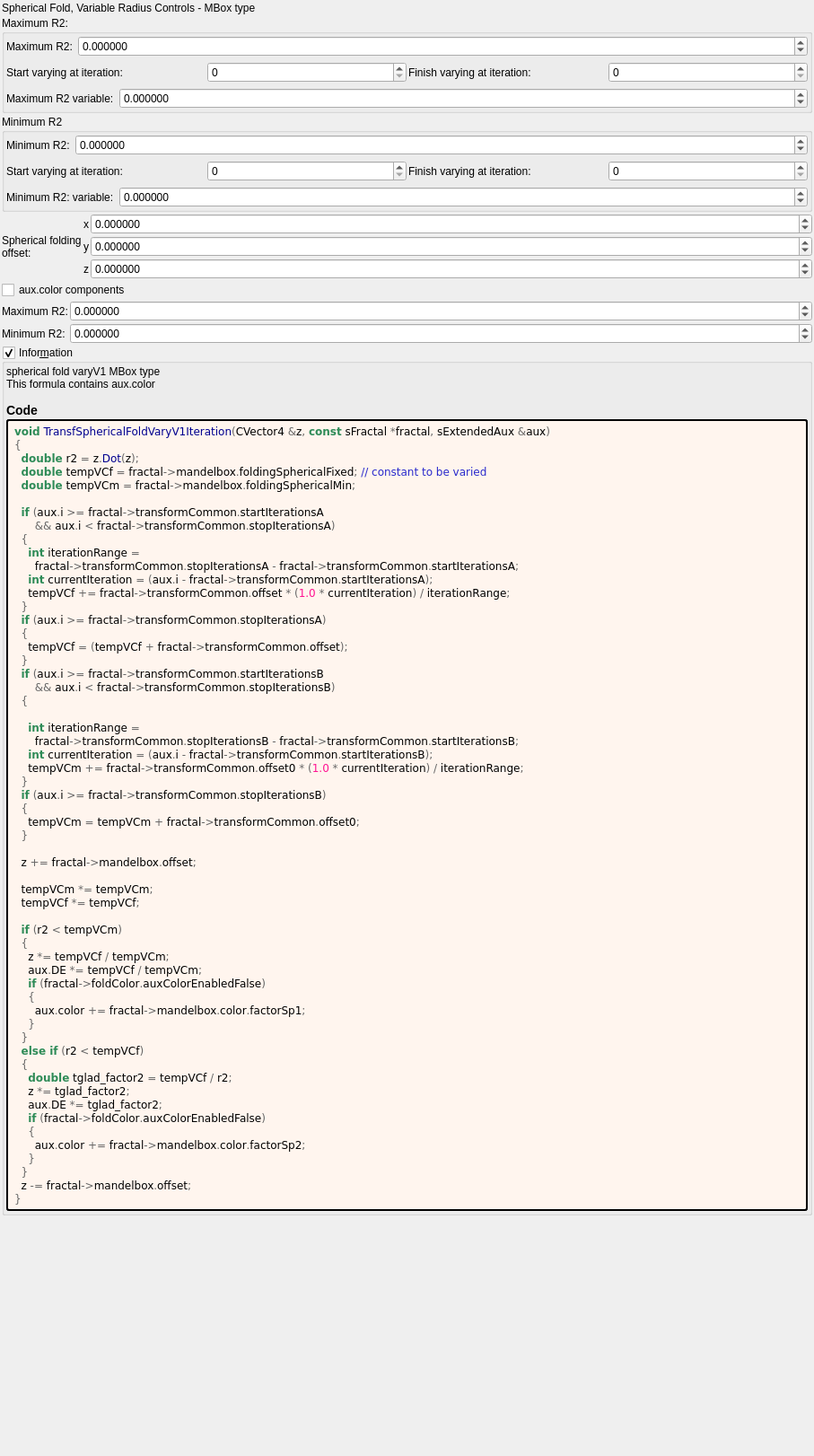
<?xml version="1.0" encoding="UTF-8"?>
<ui version="4.0">
 <class>transf_spherical_fold_vary_v1</class>
 <widget class="QWidget" name="Form">
  <property name="geometry">
   <rect>
    <x>0</x>
    <y>0</y>
    <width>907</width>
    <height>1622</height>
   </rect>
  </property>
  <property name="windowTitle">
   <string notr="true">transf_spherical_fold_vary_v1</string>
  </property>
  <layout class="QVBoxLayout" name="verticalLayout">
   <property name="spacing">
    <number>2</number>
   </property>
   <property name="leftMargin">
    <number>2</number>
   </property>
   <property name="topMargin">
    <number>2</number>
   </property>
   <property name="rightMargin">
    <number>2</number>
   </property>
   <property name="bottomMargin">
    <number>2</number>
   </property>
   <item>
    <widget class="QLabel" name="label_17">
     <property name="text">
      <string>Spherical Fold, Variable Radius Controls - MBox type</string>
     </property>
     <property name="wordWrap">
      <bool>true</bool>
     </property>
    </widget>
   </item>
   <item>
    <widget class="QGroupBox" name="groupBox">
     <property name="title">
      <string>Maximum R2:</string>
     </property>
     <layout class="QVBoxLayout" name="verticalLayout_3">
      <property name="leftMargin">
       <number>2</number>
      </property>
      <property name="topMargin">
       <number>2</number>
      </property>
      <property name="rightMargin">
       <number>2</number>
      </property>
      <property name="bottomMargin">
       <number>2</number>
      </property>
      <item>
       <layout class="QGridLayout" name="gridLayout_3" columnstretch="0,1">
        <item row="1" column="1">
         <widget class="MyDoubleSpinBox" name="spinbox_mandelbox_folding_fixed_radius">
          <property name="sizePolicy">
           <sizepolicy hsizetype="Minimum" vsizetype="Maximum">
            <horstretch>0</horstretch>
            <verstretch>0</verstretch>
           </sizepolicy>
          </property>
          <property name="prefix">
           <string/>
          </property>
          <property name="suffix">
           <string/>
          </property>
          <property name="decimals">
           <number>6</number>
          </property>
          <property name="minimum">
           <double>-99.989999999999995</double>
          </property>
          <property name="maximum">
           <double>99.989999999999995</double>
          </property>
          <property name="singleStep">
           <double>0.100000000000000</double>
          </property>
         </widget>
        </item>
        <item row="1" column="0">
         <widget class="QLabel" name="label_18">
          <property name="text">
           <string>Maximum R2:</string>
          </property>
         </widget>
        </item>
       </layout>
      </item>
      <item>
       <layout class="QGridLayout" name="gridLayout_37">
        <property name="spacing">
         <number>2</number>
        </property>
        <item row="0" column="2">
         <widget class="QLabel" name="label_170">
          <property name="text">
           <string>Finish varying at iteration:</string>
          </property>
          <property name="wordWrap">
           <bool>true</bool>
          </property>
         </widget>
        </item>
        <item row="0" column="0">
         <widget class="QLabel" name="label_172">
          <property name="text">
           <string>Start varying at iteration:</string>
          </property>
          <property name="wordWrap">
           <bool>true</bool>
          </property>
         </widget>
        </item>
        <item row="0" column="3">
         <widget class="MySpinBox" name="spinboxInt_transf_stop_iterations_A">
          <property name="sizePolicy">
           <sizepolicy hsizetype="Minimum" vsizetype="Maximum">
            <horstretch>0</horstretch>
            <verstretch>0</verstretch>
           </sizepolicy>
          </property>
          <property name="maximum">
           <number>999</number>
          </property>
         </widget>
        </item>
        <item row="0" column="1">
         <widget class="MySpinBox" name="spinboxInt_transf_start_iterations_A">
          <property name="sizePolicy">
           <sizepolicy hsizetype="Minimum" vsizetype="Maximum">
            <horstretch>0</horstretch>
            <verstretch>0</verstretch>
           </sizepolicy>
          </property>
          <property name="maximum">
           <number>999</number>
          </property>
         </widget>
        </item>
       </layout>
      </item>
      <item>
       <layout class="QGridLayout" name="gridLayout" columnstretch="0,1">
        <item row="0" column="0">
         <widget class="QLabel" name="label_82">
          <property name="text">
           <string>Maximum R2 variable:</string>
          </property>
         </widget>
        </item>
        <item row="0" column="1">
         <widget class="MyDoubleSpinBox" name="spinbox_transf_offset">
          <property name="sizePolicy">
           <sizepolicy hsizetype="Minimum" vsizetype="Maximum">
            <horstretch>0</horstretch>
            <verstretch>0</verstretch>
           </sizepolicy>
          </property>
          <property name="prefix">
           <string/>
          </property>
          <property name="suffix">
           <string/>
          </property>
          <property name="decimals">
           <number>6</number>
          </property>
          <property name="minimum">
           <double>-99.989999999999995</double>
          </property>
          <property name="maximum">
           <double>99.989999999999995</double>
          </property>
          <property name="singleStep">
           <double>0.100000000000000</double>
          </property>
         </widget>
        </item>
       </layout>
      </item>
     </layout>
    </widget>
   </item>
   <item>
    <widget class="QGroupBox" name="groupBox_2">
     <property name="title">
      <string>Minimum R2</string>
     </property>
     <layout class="QVBoxLayout" name="verticalLayout_4">
      <property name="leftMargin">
       <number>2</number>
      </property>
      <property name="topMargin">
       <number>2</number>
      </property>
      <property name="rightMargin">
       <number>2</number>
      </property>
      <property name="bottomMargin">
       <number>2</number>
      </property>
      <item>
       <layout class="QGridLayout" name="gridLayout_2" columnstretch="0,1">
        <item row="0" column="1">
         <widget class="MyDoubleSpinBox" name="spinbox_mandelbox_folding_min_radius">
          <property name="sizePolicy">
           <sizepolicy hsizetype="Minimum" vsizetype="Maximum">
            <horstretch>0</horstretch>
            <verstretch>0</verstretch>
           </sizepolicy>
          </property>
          <property name="prefix">
           <string/>
          </property>
          <property name="suffix">
           <string/>
          </property>
          <property name="decimals">
           <number>6</number>
          </property>
          <property name="minimum">
           <double>-99.989999999999995</double>
          </property>
          <property name="maximum">
           <double>99.989999999999995</double>
          </property>
          <property name="singleStep">
           <double>0.100000000000000</double>
          </property>
         </widget>
        </item>
        <item row="0" column="0">
         <widget class="QLabel" name="label_47">
          <property name="text">
           <string>Minimum R2:</string>
          </property>
         </widget>
        </item>
       </layout>
      </item>
      <item>
       <layout class="QGridLayout" name="gridLayout_36">
        <property name="spacing">
         <number>2</number>
        </property>
        <item row="0" column="3">
         <widget class="MySpinBox" name="spinboxInt_transf_stop_iterations_B">
          <property name="sizePolicy">
           <sizepolicy hsizetype="Minimum" vsizetype="Maximum">
            <horstretch>0</horstretch>
            <verstretch>0</verstretch>
           </sizepolicy>
          </property>
          <property name="maximum">
           <number>999</number>
          </property>
         </widget>
        </item>
        <item row="0" column="0">
         <widget class="QLabel" name="label_171">
          <property name="text">
           <string>Start varying at iteration:</string>
          </property>
          <property name="wordWrap">
           <bool>true</bool>
          </property>
         </widget>
        </item>
        <item row="0" column="1">
         <widget class="MySpinBox" name="spinboxInt_transf_start_iterations_B">
          <property name="sizePolicy">
           <sizepolicy hsizetype="Minimum" vsizetype="Maximum">
            <horstretch>0</horstretch>
            <verstretch>0</verstretch>
           </sizepolicy>
          </property>
          <property name="maximum">
           <number>999</number>
          </property>
         </widget>
        </item>
        <item row="0" column="2">
         <widget class="QLabel" name="label_169">
          <property name="text">
           <string>Finish varying at iteration:</string>
          </property>
          <property name="wordWrap">
           <bool>true</bool>
          </property>
         </widget>
        </item>
       </layout>
      </item>
      <item>
       <layout class="QGridLayout" name="gridLayout_4" columnstretch="0,1">
        <item row="0" column="0">
         <widget class="QLabel" name="label_81">
          <property name="text">
           <string>Minimum R2: variable:</string>
          </property>
         </widget>
        </item>
        <item row="0" column="1">
         <widget class="MyDoubleSpinBox" name="spinbox_transf_offset_0">
          <property name="sizePolicy">
           <sizepolicy hsizetype="Minimum" vsizetype="Maximum">
            <horstretch>0</horstretch>
            <verstretch>0</verstretch>
           </sizepolicy>
          </property>
          <property name="prefix">
           <string/>
          </property>
          <property name="suffix">
           <string/>
          </property>
          <property name="decimals">
           <number>6</number>
          </property>
          <property name="minimum">
           <double>-99.989999999999995</double>
          </property>
          <property name="maximum">
           <double>99.989999999999995</double>
          </property>
          <property name="singleStep">
           <double>0.100000000000000</double>
          </property>
         </widget>
        </item>
       </layout>
      </item>
     </layout>
    </widget>
   </item>
   <item>
    <layout class="QGridLayout" name="gridLayout_16" columnstretch="0,0,1">
     <property name="spacing">
      <number>2</number>
     </property>
     <item row="2" column="2">
      <widget class="MyDoubleSpinBox" name="spinbox3_mandelbox_offset_z">
       <property name="sizePolicy">
        <sizepolicy hsizetype="Minimum" vsizetype="Maximum">
         <horstretch>0</horstretch>
         <verstretch>0</verstretch>
        </sizepolicy>
       </property>
       <property name="prefix">
        <string/>
       </property>
       <property name="suffix">
        <string/>
       </property>
       <property name="decimals">
        <number>6</number>
       </property>
       <property name="minimum">
        <double>-100.000000000000000</double>
       </property>
       <property name="maximum">
        <double>100.000000000000000</double>
       </property>
       <property name="singleStep">
        <double>0.100000000000000</double>
       </property>
      </widget>
     </item>
     <item row="2" column="1">
      <widget class="QLabel" name="label_117">
       <property name="sizePolicy">
        <sizepolicy hsizetype="Preferred" vsizetype="Preferred">
         <horstretch>0</horstretch>
         <verstretch>0</verstretch>
        </sizepolicy>
       </property>
       <property name="text">
        <string notr="true">z</string>
       </property>
       <property name="alignment">
        <set>Qt::AlignRight|Qt::AlignTrailing|Qt::AlignVCenter</set>
       </property>
      </widget>
     </item>
     <item row="0" column="0" rowspan="3">
      <widget class="QLabel" name="label_15">
       <property name="text">
        <string>Spherical folding
offset:</string>
       </property>
      </widget>
     </item>
     <item row="1" column="1">
      <widget class="QLabel" name="label_116">
       <property name="sizePolicy">
        <sizepolicy hsizetype="Preferred" vsizetype="Preferred">
         <horstretch>0</horstretch>
         <verstretch>0</verstretch>
        </sizepolicy>
       </property>
       <property name="text">
        <string notr="true">y</string>
       </property>
       <property name="alignment">
        <set>Qt::AlignRight|Qt::AlignTrailing|Qt::AlignVCenter</set>
       </property>
      </widget>
     </item>
     <item row="0" column="2">
      <widget class="MyDoubleSpinBox" name="spinbox3_mandelbox_offset_x">
       <property name="sizePolicy">
        <sizepolicy hsizetype="Minimum" vsizetype="Maximum">
         <horstretch>0</horstretch>
         <verstretch>0</verstretch>
        </sizepolicy>
       </property>
       <property name="prefix">
        <string/>
       </property>
       <property name="suffix">
        <string/>
       </property>
       <property name="decimals">
        <number>6</number>
       </property>
       <property name="minimum">
        <double>-100.000000000000000</double>
       </property>
       <property name="maximum">
        <double>100.000000000000000</double>
       </property>
       <property name="singleStep">
        <double>0.100000000000000</double>
       </property>
      </widget>
     </item>
     <item row="0" column="1">
      <widget class="QLabel" name="label_115">
       <property name="sizePolicy">
        <sizepolicy hsizetype="Preferred" vsizetype="Preferred">
         <horstretch>0</horstretch>
         <verstretch>0</verstretch>
        </sizepolicy>
       </property>
       <property name="text">
        <string notr="true">x</string>
       </property>
       <property name="alignment">
        <set>Qt::AlignRight|Qt::AlignTrailing|Qt::AlignVCenter</set>
       </property>
      </widget>
     </item>
     <item row="1" column="2">
      <widget class="MyDoubleSpinBox" name="spinbox3_mandelbox_offset_y">
       <property name="sizePolicy">
        <sizepolicy hsizetype="Minimum" vsizetype="Maximum">
         <horstretch>0</horstretch>
         <verstretch>0</verstretch>
        </sizepolicy>
       </property>
       <property name="prefix">
        <string/>
       </property>
       <property name="suffix">
        <string/>
       </property>
       <property name="decimals">
        <number>6</number>
       </property>
       <property name="minimum">
        <double>-100.000000000000000</double>
       </property>
       <property name="maximum">
        <double>100.000000000000000</double>
       </property>
       <property name="singleStep">
        <double>0.100000000000000</double>
       </property>
      </widget>
     </item>
    </layout>
   </item>
   <item>
    <layout class="QGridLayout" name="gridLayout_6" columnstretch="0,1">
     <property name="spacing">
      <number>2</number>
     </property>
     <item row="2" column="0">
      <widget class="QLabel" name="label_29">
       <property name="text">
        <string>Maximum R2:</string>
       </property>
      </widget>
     </item>
     <item row="0" column="0" colspan="2">
      <widget class="QCheckBox" name="checkBox_fold_color_aux_color_enabled_false">
       <property name="text">
        <string notr="true">aux.color components</string>
       </property>
      </widget>
     </item>
     <item row="2" column="1">
      <widget class="MyDoubleSpinBox" name="spinbox_mandelbox_color_Sp2">
       <property name="sizePolicy">
        <sizepolicy hsizetype="Minimum" vsizetype="Maximum">
         <horstretch>0</horstretch>
         <verstretch>0</verstretch>
        </sizepolicy>
       </property>
       <property name="prefix">
        <string/>
       </property>
       <property name="suffix">
        <string/>
       </property>
       <property name="decimals">
        <number>6</number>
       </property>
       <property name="minimum">
        <double>-100.000000000000000</double>
       </property>
       <property name="maximum">
        <double>100.000000000000000</double>
       </property>
       <property name="singleStep">
        <double>0.100000000000000</double>
       </property>
      </widget>
     </item>
     <item row="3" column="0">
      <widget class="QLabel" name="label_28">
       <property name="text">
        <string>Minimum R2:</string>
       </property>
      </widget>
     </item>
     <item row="3" column="1">
      <widget class="MyDoubleSpinBox" name="spinbox_mandelbox_color_Sp1">
       <property name="sizePolicy">
        <sizepolicy hsizetype="Minimum" vsizetype="Maximum">
         <horstretch>0</horstretch>
         <verstretch>0</verstretch>
        </sizepolicy>
       </property>
       <property name="prefix">
        <string/>
       </property>
       <property name="suffix">
        <string/>
       </property>
       <property name="decimals">
        <number>6</number>
       </property>
       <property name="minimum">
        <double>-100.000000000000000</double>
       </property>
       <property name="maximum">
        <double>100.000000000000000</double>
       </property>
       <property name="singleStep">
        <double>0.100000000000000</double>
       </property>
      </widget>
     </item>
    </layout>
   </item>
   <item>
    <widget class="MyGroupBox" name="groupCheck_info">
     <property name="title">
      <string>Infor&amp;mation</string>
     </property>
     <property name="flat">
      <bool>false</bool>
     </property>
     <property name="checkable">
      <bool>true</bool>
     </property>
     <layout class="QVBoxLayout" name="verticalLayout_2">
      <property name="spacing">
       <number>2</number>
      </property>
      <property name="leftMargin">
       <number>2</number>
      </property>
      <property name="topMargin">
       <number>2</number>
      </property>
      <property name="rightMargin">
       <number>2</number>
      </property>
      <property name="bottomMargin">
       <number>2</number>
      </property>
      <item>
       <widget class="QLabel" name="label_information_general">
        <property name="text">
         <string notr="true">&lt;p&gt;spherical fold varyV1 MBox type&lt;br&gt;This formula contains aux.color&lt;/p&gt;&lt;table&gt;
&lt;/table&gt;
&lt;h3&gt;Code&lt;/h3&gt;</string>
        </property>
        <property name="wordWrap">
         <bool>true</bool>
        </property>
        <property name="openExternalLinks">
         <bool>true</bool>
        </property>
        <property name="textInteractionFlags">
         <set>Qt::LinksAccessibleByMouse|Qt::TextSelectableByMouse</set>
        </property>
       </widget>
      </item>
      <item>
       <widget class="QLabel" name="label_code_content">
        <property name="styleSheet">
         <string notr="true">border-style: outset; border-width: 2px; border-radius: 3px; border-color: black; background-color: #fff5ee; padding: 4px;</string>
        </property>
        <property name="text">
         <string notr="true">&lt;body style=&quot;background-color:#fff5ee&quot;&gt;
&lt;pre style=&quot;color:#000000; background-color:#fff5ee;  font-family:'Courier New',monospace;&quot;&gt;&lt;span style=&quot;color:#2e8b57; font-weight:bold&quot;&gt;void&lt;/span&gt; &lt;span style=&quot;color:#00008f&quot;&gt;TransfSphericalFoldVaryV1Iteration&lt;/span&gt;&lt;span style=&quot;color:#676767&quot;&gt;(&lt;/span&gt;CVector4 &lt;span style=&quot;color:#676767&quot;&gt;&amp;amp;&lt;/span&gt;z&lt;span style=&quot;color:#676767&quot;&gt;,&lt;/span&gt; &lt;span style=&quot;color:#2e8b57; font-weight:bold&quot;&gt;const&lt;/span&gt; sFractal &lt;span style=&quot;color:#676767&quot;&gt;*&lt;/span&gt;fractal&lt;span style=&quot;color:#676767&quot;&gt;,&lt;/span&gt; sExtendedAux &lt;span style=&quot;color:#676767&quot;&gt;&amp;amp;&lt;/span&gt;aux&lt;span style=&quot;color:#676767&quot;&gt;)&lt;/span&gt;
&lt;span style=&quot;color:#676767&quot;&gt;{&lt;/span&gt;
  &lt;span style=&quot;color:#2e8b57; font-weight:bold&quot;&gt;double&lt;/span&gt; r2 &lt;span style=&quot;color:#676767&quot;&gt;=&lt;/span&gt; z&lt;span style=&quot;color:#676767&quot;&gt;.&lt;/span&gt;&lt;span style=&quot;color:#00008f&quot;&gt;Dot&lt;/span&gt;&lt;span style=&quot;color:#676767&quot;&gt;(&lt;/span&gt;z&lt;span style=&quot;color:#676767&quot;&gt;);&lt;/span&gt;
  &lt;span style=&quot;color:#2e8b57; font-weight:bold&quot;&gt;double&lt;/span&gt; tempVCf &lt;span style=&quot;color:#676767&quot;&gt;=&lt;/span&gt; fractal&lt;span style=&quot;color:#676767&quot;&gt;-&amp;gt;&lt;/span&gt;mandelbox&lt;span style=&quot;color:#676767&quot;&gt;.&lt;/span&gt;foldingSphericalFixed&lt;span style=&quot;color:#676767&quot;&gt;;&lt;/span&gt; &lt;span style=&quot;color:#2929cc&quot;&gt;// constant to be varied&lt;/span&gt;
  &lt;span style=&quot;color:#2e8b57; font-weight:bold&quot;&gt;double&lt;/span&gt; tempVCm &lt;span style=&quot;color:#676767&quot;&gt;=&lt;/span&gt; fractal&lt;span style=&quot;color:#676767&quot;&gt;-&amp;gt;&lt;/span&gt;mandelbox&lt;span style=&quot;color:#676767&quot;&gt;.&lt;/span&gt;foldingSphericalMin&lt;span style=&quot;color:#676767&quot;&gt;;&lt;/span&gt;

  &lt;span style=&quot;color:#2e8b57; font-weight:bold&quot;&gt;if&lt;/span&gt; &lt;span style=&quot;color:#676767&quot;&gt;(&lt;/span&gt;aux&lt;span style=&quot;color:#676767&quot;&gt;.&lt;/span&gt;i &lt;span style=&quot;color:#676767&quot;&gt;&amp;gt;=&lt;/span&gt; fractal&lt;span style=&quot;color:#676767&quot;&gt;-&amp;gt;&lt;/span&gt;transformCommon&lt;span style=&quot;color:#676767&quot;&gt;.&lt;/span&gt;startIterationsA
      &lt;span style=&quot;color:#676767&quot;&gt;&amp;amp;&amp;amp;&lt;/span&gt; aux&lt;span style=&quot;color:#676767&quot;&gt;.&lt;/span&gt;i &lt;span style=&quot;color:#676767&quot;&gt;&amp;lt;&lt;/span&gt; fractal&lt;span style=&quot;color:#676767&quot;&gt;-&amp;gt;&lt;/span&gt;transformCommon&lt;span style=&quot;color:#676767&quot;&gt;.&lt;/span&gt;stopIterationsA&lt;span style=&quot;color:#676767&quot;&gt;)&lt;/span&gt;
  &lt;span style=&quot;color:#676767&quot;&gt;{&lt;/span&gt;
    &lt;span style=&quot;color:#2e8b57; font-weight:bold&quot;&gt;int&lt;/span&gt; iterationRange &lt;span style=&quot;color:#676767&quot;&gt;=&lt;/span&gt;
      fractal&lt;span style=&quot;color:#676767&quot;&gt;-&amp;gt;&lt;/span&gt;transformCommon&lt;span style=&quot;color:#676767&quot;&gt;.&lt;/span&gt;stopIterationsA &lt;span style=&quot;color:#676767&quot;&gt;-&lt;/span&gt; fractal&lt;span style=&quot;color:#676767&quot;&gt;-&amp;gt;&lt;/span&gt;transformCommon&lt;span style=&quot;color:#676767&quot;&gt;.&lt;/span&gt;startIterationsA&lt;span style=&quot;color:#676767&quot;&gt;;&lt;/span&gt;
    &lt;span style=&quot;color:#2e8b57; font-weight:bold&quot;&gt;int&lt;/span&gt; currentIteration &lt;span style=&quot;color:#676767&quot;&gt;= (&lt;/span&gt;aux&lt;span style=&quot;color:#676767&quot;&gt;.&lt;/span&gt;i &lt;span style=&quot;color:#676767&quot;&gt;-&lt;/span&gt; fractal&lt;span style=&quot;color:#676767&quot;&gt;-&amp;gt;&lt;/span&gt;transformCommon&lt;span style=&quot;color:#676767&quot;&gt;.&lt;/span&gt;startIterationsA&lt;span style=&quot;color:#676767&quot;&gt;);&lt;/span&gt;
    tempVCf &lt;span style=&quot;color:#676767&quot;&gt;+=&lt;/span&gt; fractal&lt;span style=&quot;color:#676767&quot;&gt;-&amp;gt;&lt;/span&gt;transformCommon&lt;span style=&quot;color:#676767&quot;&gt;.&lt;/span&gt;offset &lt;span style=&quot;color:#676767&quot;&gt;* (&lt;/span&gt;&lt;span style=&quot;color:#ff1493&quot;&gt;1.0&lt;/span&gt; &lt;span style=&quot;color:#676767&quot;&gt;*&lt;/span&gt; currentIteration&lt;span style=&quot;color:#676767&quot;&gt;) /&lt;/span&gt; iterationRange&lt;span style=&quot;color:#676767&quot;&gt;;&lt;/span&gt;
  &lt;span style=&quot;color:#676767&quot;&gt;}&lt;/span&gt;
  &lt;span style=&quot;color:#2e8b57; font-weight:bold&quot;&gt;if&lt;/span&gt; &lt;span style=&quot;color:#676767&quot;&gt;(&lt;/span&gt;aux&lt;span style=&quot;color:#676767&quot;&gt;.&lt;/span&gt;i &lt;span style=&quot;color:#676767&quot;&gt;&amp;gt;=&lt;/span&gt; fractal&lt;span style=&quot;color:#676767&quot;&gt;-&amp;gt;&lt;/span&gt;transformCommon&lt;span style=&quot;color:#676767&quot;&gt;.&lt;/span&gt;stopIterationsA&lt;span style=&quot;color:#676767&quot;&gt;)&lt;/span&gt;
  &lt;span style=&quot;color:#676767&quot;&gt;{&lt;/span&gt;
    tempVCf &lt;span style=&quot;color:#676767&quot;&gt;= (&lt;/span&gt;tempVCf &lt;span style=&quot;color:#676767&quot;&gt;+&lt;/span&gt; fractal&lt;span style=&quot;color:#676767&quot;&gt;-&amp;gt;&lt;/span&gt;transformCommon&lt;span style=&quot;color:#676767&quot;&gt;.&lt;/span&gt;offset&lt;span style=&quot;color:#676767&quot;&gt;);&lt;/span&gt;
  &lt;span style=&quot;color:#676767&quot;&gt;}&lt;/span&gt;
  &lt;span style=&quot;color:#2e8b57; font-weight:bold&quot;&gt;if&lt;/span&gt; &lt;span style=&quot;color:#676767&quot;&gt;(&lt;/span&gt;aux&lt;span style=&quot;color:#676767&quot;&gt;.&lt;/span&gt;i &lt;span style=&quot;color:#676767&quot;&gt;&amp;gt;=&lt;/span&gt; fractal&lt;span style=&quot;color:#676767&quot;&gt;-&amp;gt;&lt;/span&gt;transformCommon&lt;span style=&quot;color:#676767&quot;&gt;.&lt;/span&gt;startIterationsB
      &lt;span style=&quot;color:#676767&quot;&gt;&amp;amp;&amp;amp;&lt;/span&gt; aux&lt;span style=&quot;color:#676767&quot;&gt;.&lt;/span&gt;i &lt;span style=&quot;color:#676767&quot;&gt;&amp;lt;&lt;/span&gt; fractal&lt;span style=&quot;color:#676767&quot;&gt;-&amp;gt;&lt;/span&gt;transformCommon&lt;span style=&quot;color:#676767&quot;&gt;.&lt;/span&gt;stopIterationsB&lt;span style=&quot;color:#676767&quot;&gt;)&lt;/span&gt;
  &lt;span style=&quot;color:#676767&quot;&gt;{&lt;/span&gt;

    &lt;span style=&quot;color:#2e8b57; font-weight:bold&quot;&gt;int&lt;/span&gt; iterationRange &lt;span style=&quot;color:#676767&quot;&gt;=&lt;/span&gt;
      fractal&lt;span style=&quot;color:#676767&quot;&gt;-&amp;gt;&lt;/span&gt;transformCommon&lt;span style=&quot;color:#676767&quot;&gt;.&lt;/span&gt;stopIterationsB &lt;span style=&quot;color:#676767&quot;&gt;-&lt;/span&gt; fractal&lt;span style=&quot;color:#676767&quot;&gt;-&amp;gt;&lt;/span&gt;transformCommon&lt;span style=&quot;color:#676767&quot;&gt;.&lt;/span&gt;startIterationsB&lt;span style=&quot;color:#676767&quot;&gt;;&lt;/span&gt;
    &lt;span style=&quot;color:#2e8b57; font-weight:bold&quot;&gt;int&lt;/span&gt; currentIteration &lt;span style=&quot;color:#676767&quot;&gt;= (&lt;/span&gt;aux&lt;span style=&quot;color:#676767&quot;&gt;.&lt;/span&gt;i &lt;span style=&quot;color:#676767&quot;&gt;-&lt;/span&gt; fractal&lt;span style=&quot;color:#676767&quot;&gt;-&amp;gt;&lt;/span&gt;transformCommon&lt;span style=&quot;color:#676767&quot;&gt;.&lt;/span&gt;startIterationsB&lt;span style=&quot;color:#676767&quot;&gt;);&lt;/span&gt;
    tempVCm &lt;span style=&quot;color:#676767&quot;&gt;+=&lt;/span&gt; fractal&lt;span style=&quot;color:#676767&quot;&gt;-&amp;gt;&lt;/span&gt;transformCommon&lt;span style=&quot;color:#676767&quot;&gt;.&lt;/span&gt;offset0 &lt;span style=&quot;color:#676767&quot;&gt;* (&lt;/span&gt;&lt;span style=&quot;color:#ff1493&quot;&gt;1.0&lt;/span&gt; &lt;span style=&quot;color:#676767&quot;&gt;*&lt;/span&gt; currentIteration&lt;span style=&quot;color:#676767&quot;&gt;) /&lt;/span&gt; iterationRange&lt;span style=&quot;color:#676767&quot;&gt;;&lt;/span&gt;
  &lt;span style=&quot;color:#676767&quot;&gt;}&lt;/span&gt;
  &lt;span style=&quot;color:#2e8b57; font-weight:bold&quot;&gt;if&lt;/span&gt; &lt;span style=&quot;color:#676767&quot;&gt;(&lt;/span&gt;aux&lt;span style=&quot;color:#676767&quot;&gt;.&lt;/span&gt;i &lt;span style=&quot;color:#676767&quot;&gt;&amp;gt;=&lt;/span&gt; fractal&lt;span style=&quot;color:#676767&quot;&gt;-&amp;gt;&lt;/span&gt;transformCommon&lt;span style=&quot;color:#676767&quot;&gt;.&lt;/span&gt;stopIterationsB&lt;span style=&quot;color:#676767&quot;&gt;)&lt;/span&gt;
  &lt;span style=&quot;color:#676767&quot;&gt;{&lt;/span&gt;
    tempVCm &lt;span style=&quot;color:#676767&quot;&gt;=&lt;/span&gt; tempVCm &lt;span style=&quot;color:#676767&quot;&gt;+&lt;/span&gt; fractal&lt;span style=&quot;color:#676767&quot;&gt;-&amp;gt;&lt;/span&gt;transformCommon&lt;span style=&quot;color:#676767&quot;&gt;.&lt;/span&gt;offset0&lt;span style=&quot;color:#676767&quot;&gt;;&lt;/span&gt;
  &lt;span style=&quot;color:#676767&quot;&gt;}&lt;/span&gt;

  z &lt;span style=&quot;color:#676767&quot;&gt;+=&lt;/span&gt; fractal&lt;span style=&quot;color:#676767&quot;&gt;-&amp;gt;&lt;/span&gt;mandelbox&lt;span style=&quot;color:#676767&quot;&gt;.&lt;/span&gt;offset&lt;span style=&quot;color:#676767&quot;&gt;;&lt;/span&gt;

  tempVCm &lt;span style=&quot;color:#676767&quot;&gt;*=&lt;/span&gt; tempVCm&lt;span style=&quot;color:#676767&quot;&gt;;&lt;/span&gt;
  tempVCf &lt;span style=&quot;color:#676767&quot;&gt;*=&lt;/span&gt; tempVCf&lt;span style=&quot;color:#676767&quot;&gt;;&lt;/span&gt;

  &lt;span style=&quot;color:#2e8b57; font-weight:bold&quot;&gt;if&lt;/span&gt; &lt;span style=&quot;color:#676767&quot;&gt;(&lt;/span&gt;r2 &lt;span style=&quot;color:#676767&quot;&gt;&amp;lt;&lt;/span&gt; tempVCm&lt;span style=&quot;color:#676767&quot;&gt;)&lt;/span&gt;
  &lt;span style=&quot;color:#676767&quot;&gt;{&lt;/span&gt;
    z &lt;span style=&quot;color:#676767&quot;&gt;*=&lt;/span&gt; tempVCf &lt;span style=&quot;color:#676767&quot;&gt;/&lt;/span&gt; tempVCm&lt;span style=&quot;color:#676767&quot;&gt;;&lt;/span&gt;
    aux&lt;span style=&quot;color:#676767&quot;&gt;.&lt;/span&gt;DE &lt;span style=&quot;color:#676767&quot;&gt;*=&lt;/span&gt; tempVCf &lt;span style=&quot;color:#676767&quot;&gt;/&lt;/span&gt; tempVCm&lt;span style=&quot;color:#676767&quot;&gt;;&lt;/span&gt;
    &lt;span style=&quot;color:#2e8b57; font-weight:bold&quot;&gt;if&lt;/span&gt; &lt;span style=&quot;color:#676767&quot;&gt;(&lt;/span&gt;fractal&lt;span style=&quot;color:#676767&quot;&gt;-&amp;gt;&lt;/span&gt;foldColor&lt;span style=&quot;color:#676767&quot;&gt;.&lt;/span&gt;auxColorEnabledFalse&lt;span style=&quot;color:#676767&quot;&gt;)&lt;/span&gt;
    &lt;span style=&quot;color:#676767&quot;&gt;{&lt;/span&gt;
      aux&lt;span style=&quot;color:#676767&quot;&gt;.&lt;/span&gt;color &lt;span style=&quot;color:#676767&quot;&gt;+=&lt;/span&gt; fractal&lt;span style=&quot;color:#676767&quot;&gt;-&amp;gt;&lt;/span&gt;mandelbox&lt;span style=&quot;color:#676767&quot;&gt;.&lt;/span&gt;color&lt;span style=&quot;color:#676767&quot;&gt;.&lt;/span&gt;factorSp1&lt;span style=&quot;color:#676767&quot;&gt;;&lt;/span&gt;
    &lt;span style=&quot;color:#676767&quot;&gt;}&lt;/span&gt;
  &lt;span style=&quot;color:#676767&quot;&gt;}&lt;/span&gt;
  &lt;span style=&quot;color:#2e8b57; font-weight:bold&quot;&gt;else if&lt;/span&gt; &lt;span style=&quot;color:#676767&quot;&gt;(&lt;/span&gt;r2 &lt;span style=&quot;color:#676767&quot;&gt;&amp;lt;&lt;/span&gt; tempVCf&lt;span style=&quot;color:#676767&quot;&gt;)&lt;/span&gt;
  &lt;span style=&quot;color:#676767&quot;&gt;{&lt;/span&gt;
    &lt;span style=&quot;color:#2e8b57; font-weight:bold&quot;&gt;double&lt;/span&gt; tglad_factor2 &lt;span style=&quot;color:#676767&quot;&gt;=&lt;/span&gt; tempVCf &lt;span style=&quot;color:#676767&quot;&gt;/&lt;/span&gt; r2&lt;span style=&quot;color:#676767&quot;&gt;;&lt;/span&gt;
    z &lt;span style=&quot;color:#676767&quot;&gt;*=&lt;/span&gt; tglad_factor2&lt;span style=&quot;color:#676767&quot;&gt;;&lt;/span&gt;
    aux&lt;span style=&quot;color:#676767&quot;&gt;.&lt;/span&gt;DE &lt;span style=&quot;color:#676767&quot;&gt;*=&lt;/span&gt; tglad_factor2&lt;span style=&quot;color:#676767&quot;&gt;;&lt;/span&gt;
    &lt;span style=&quot;color:#2e8b57; font-weight:bold&quot;&gt;if&lt;/span&gt; &lt;span style=&quot;color:#676767&quot;&gt;(&lt;/span&gt;fractal&lt;span style=&quot;color:#676767&quot;&gt;-&amp;gt;&lt;/span&gt;foldColor&lt;span style=&quot;color:#676767&quot;&gt;.&lt;/span&gt;auxColorEnabledFalse&lt;span style=&quot;color:#676767&quot;&gt;)&lt;/span&gt;
    &lt;span style=&quot;color:#676767&quot;&gt;{&lt;/span&gt;
      aux&lt;span style=&quot;color:#676767&quot;&gt;.&lt;/span&gt;color &lt;span style=&quot;color:#676767&quot;&gt;+=&lt;/span&gt; fractal&lt;span style=&quot;color:#676767&quot;&gt;-&amp;gt;&lt;/span&gt;mandelbox&lt;span style=&quot;color:#676767&quot;&gt;.&lt;/span&gt;color&lt;span style=&quot;color:#676767&quot;&gt;.&lt;/span&gt;factorSp2&lt;span style=&quot;color:#676767&quot;&gt;;&lt;/span&gt;
    &lt;span style=&quot;color:#676767&quot;&gt;}&lt;/span&gt;
  &lt;span style=&quot;color:#676767&quot;&gt;}&lt;/span&gt;
  z &lt;span style=&quot;color:#676767&quot;&gt;-=&lt;/span&gt; fractal&lt;span style=&quot;color:#676767&quot;&gt;-&amp;gt;&lt;/span&gt;mandelbox&lt;span style=&quot;color:#676767&quot;&gt;.&lt;/span&gt;offset&lt;span style=&quot;color:#676767&quot;&gt;;&lt;/span&gt;
&lt;span style=&quot;color:#676767&quot;&gt;}&lt;/span&gt;
&lt;/pre&gt;
&lt;/body&gt;</string>
        </property>
        <property name="wordWrap">
         <bool>true</bool>
        </property>
        <property name="openExternalLinks">
         <bool>true</bool>
        </property>
        <property name="textInteractionFlags">
         <set>Qt::LinksAccessibleByMouse|Qt::TextSelectableByMouse</set>
        </property>
       </widget>
      </item>
     </layout>
    </widget>
   </item>
   <item>
    <spacer name="verticalSpacer">
     <property name="orientation">
      <enum>Qt::Vertical</enum>
     </property>
     <property name="sizeHint" stdset="0">
      <size>
       <width>20</width>
       <height>40</height>
      </size>
     </property>
    </spacer>
   </item>
  </layout>
 </widget>
 <customwidgets>
  <customwidget>
   <class>MyDoubleSpinBox</class>
   <extends>QDoubleSpinBox</extends>
   <header>my_double_spin_box.h</header>
  </customwidget>
  <customwidget>
   <class>MyGroupBox</class>
   <extends>QGroupBox</extends>
   <header>my_group_box.h</header>
   <container>1</container>
  </customwidget>
  <customwidget>
   <class>MySpinBox</class>
   <extends>QSpinBox</extends>
   <header>my_spin_box.h</header>
  </customwidget>
 </customwidgets>
 <tabstops>
  <tabstop>spinbox_mandelbox_folding_fixed_radius</tabstop>
  <tabstop>spinboxInt_transf_start_iterations_A</tabstop>
  <tabstop>spinboxInt_transf_stop_iterations_A</tabstop>
  <tabstop>spinbox_mandelbox_folding_min_radius</tabstop>
  <tabstop>spinboxInt_transf_start_iterations_B</tabstop>
  <tabstop>spinboxInt_transf_stop_iterations_B</tabstop>
  <tabstop>spinbox3_mandelbox_offset_x</tabstop>
  <tabstop>spinbox3_mandelbox_offset_y</tabstop>
  <tabstop>spinbox3_mandelbox_offset_z</tabstop>
  <tabstop>groupCheck_info</tabstop>
 </tabstops>
 <resources/>
 <connections/>
</ui>
